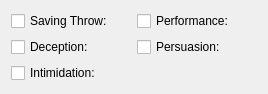
  <widget class="QWidget" name="layoutWidget8">
   <property name="geometry">
    <rect>
     <x>670</x>
     <y>380</y>
     <width>248</width>
     <height>65</height>
    </rect>
   </property>
   <layout class="QGridLayout" name="gridLayout_17">
    <item row="0" column="0">
     <widget class="QCheckBox" name="chkChaSave">
      <property name="minimumSize">
       <size>
        <width>120</width>
        <height>0</height>
       </size>
      </property>
      <property name="maximumSize">
       <size>
        <width>120</width>
        <height>16777215</height>
       </size>
      </property>
      <property name="text">
       <string>Saving Throw:</string>
      </property>
     </widget>
    </item>
    <item row="0" column="1">
     <widget class="QCheckBox" name="chkPerformance">
      <property name="minimumSize">
       <size>
        <width>120</width>
        <height>0</height>
       </size>
      </property>
      <property name="maximumSize">
       <size>
        <width>120</width>
        <height>16777215</height>
       </size>
      </property>
      <property name="text">
       <string>Performance:</string>
      </property>
     </widget>
    </item>
    <item row="1" column="0">
     <widget class="QCheckBox" name="chkDeception">
      <property name="minimumSize">
       <size>
        <width>120</width>
        <height>0</height>
       </size>
      </property>
      <property name="maximumSize">
       <size>
        <width>120</width>
        <height>16777215</height>
       </size>
      </property>
      <property name="text">
       <string>Deception:</string>
      </property>
     </widget>
    </item>
    <item row="1" column="1">
     <widget class="QCheckBox" name="chkPersuasion">
      <property name="minimumSize">
       <size>
        <width>120</width>
        <height>0</height>
       </size>
      </property>
      <property name="maximumSize">
       <size>
        <width>120</width>
        <height>16777215</height>
       </size>
      </property>
      <property name="text">
       <string>Persuasion:</string>
      </property>
     </widget>
    </item>
    <item row="2" column="0">
     <widget class="QCheckBox" name="chkIntimidation">
      <property name="minimumSize">
       <size>
        <width>120</width>
        <height>0</height>
       </size>
      </property>
      <property name="maximumSize">
       <size>
        <width>120</width>
        <height>16777215</height>
       </size>
      </property>
      <property name="text">
       <string>Intimidation:</string>
      </property>
     </widget>
    </item>
   </layout>
  </widget>
